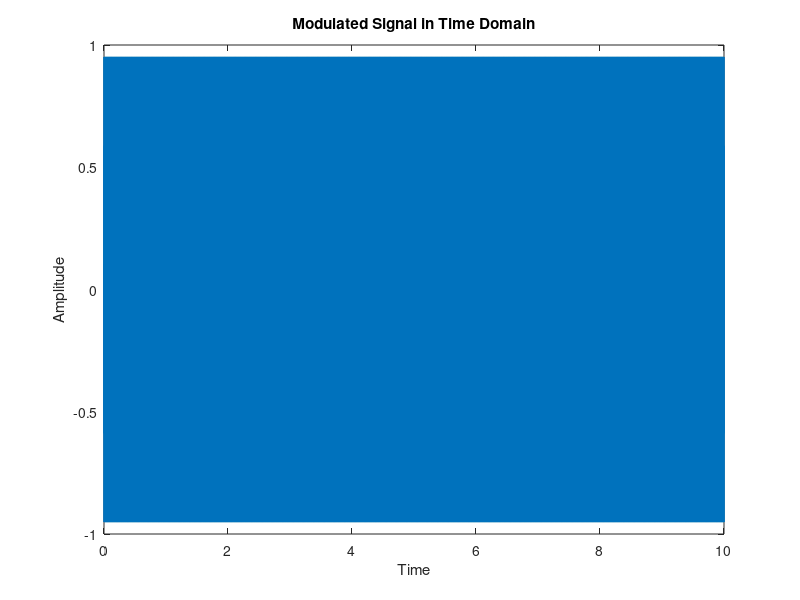
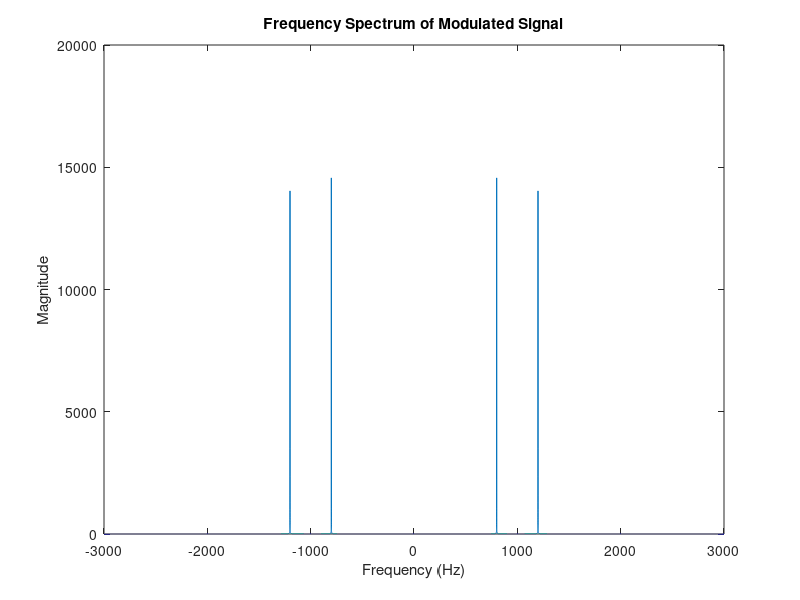
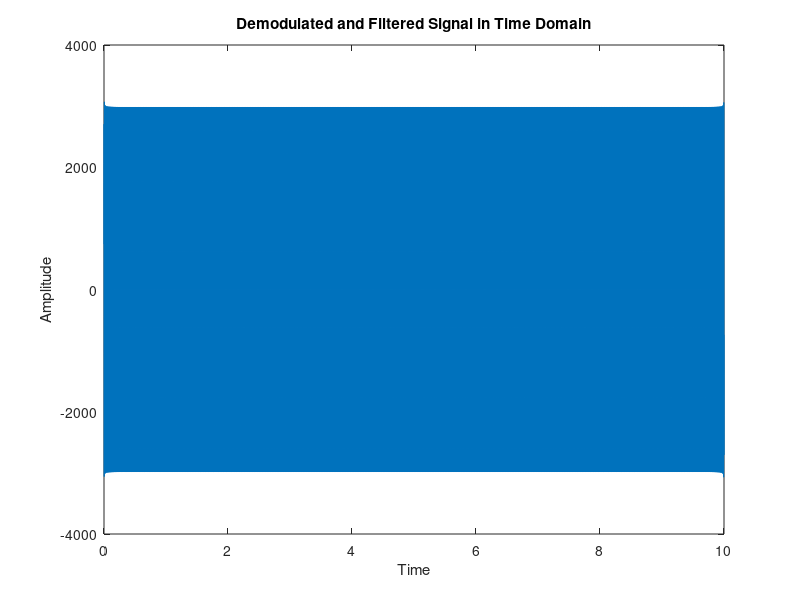
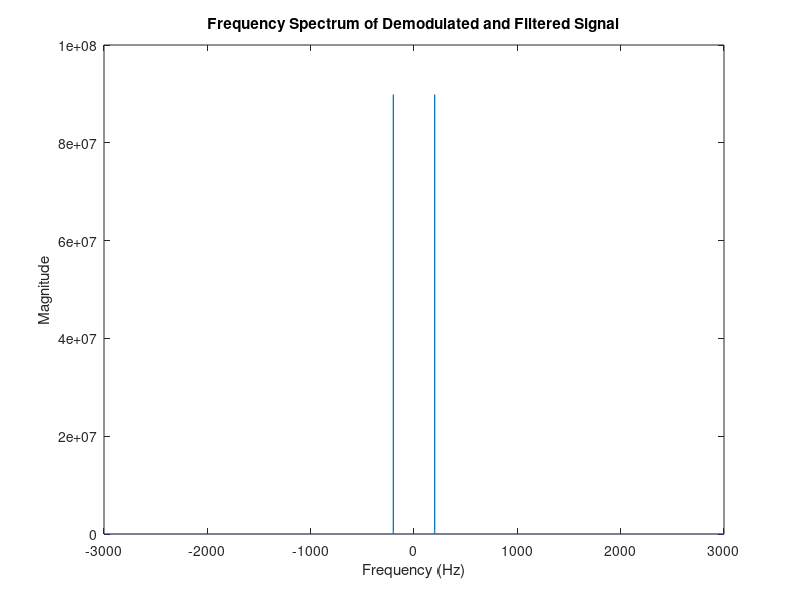

These charts were generated, in order, by the following MATLAB code:
clear all

sig_type = 1; %% 1 for sin, 2 for sinc

f = 1200;
fs = 5 * f;
ts = 1/fs;

if sig_type == 1
    t = 0:ts:10;
end

if sig_type == 2
    t = -10:ts:10;
end

c_t = cos(2000*pi*t);

if sig_type == 1
    m_t = sin(400*pi*t);
end

x_t = m_t .* c_t;
X_f = fft(x_t);
freq_axis = linspace(-fs/2, fs/2, length(X_f));

% Plot the modulated signal in time and frequency domains
figure(1)
plot(t, x_t)
title('Modulated Signal in Time Domain')
xlabel('Time')
ylabel('Amplitude')

figure(2)
plot(freq_axis, fftshift(abs(X_f)))
title('Frequency Spectrum of Modulated Signal')
xlabel('Frequency (Hz)')
ylabel('Magnitude')

% Demodulation
y_t = x_t .* cos(2000*pi*t);
t1 = -10:ts:10;
g_t = 600 * sinc(600 * t1);  % B must be at least the max frequency of the signal 
z_t = conv(y_t, g_t, 'same');
Z_f = fft(z_t);
freq_axis_2 = linspace(-fs/2, fs/2, length(Z_f));

% Plot the demodulated and filtered signal in time and frequency domains
figure(3)
plot(t, z_t)
title('Demodulated and Filtered Signal in Time Domain')
xlabel('Time')
ylabel('Amplitude')

figure(4)
plot(freq_axis_2, fftshift(abs(Z_f)))
title('Frequency Spectrum of Demodulated and Filtered Signal')
xlabel('Frequency (Hz)')
ylabel('Magnitude')
